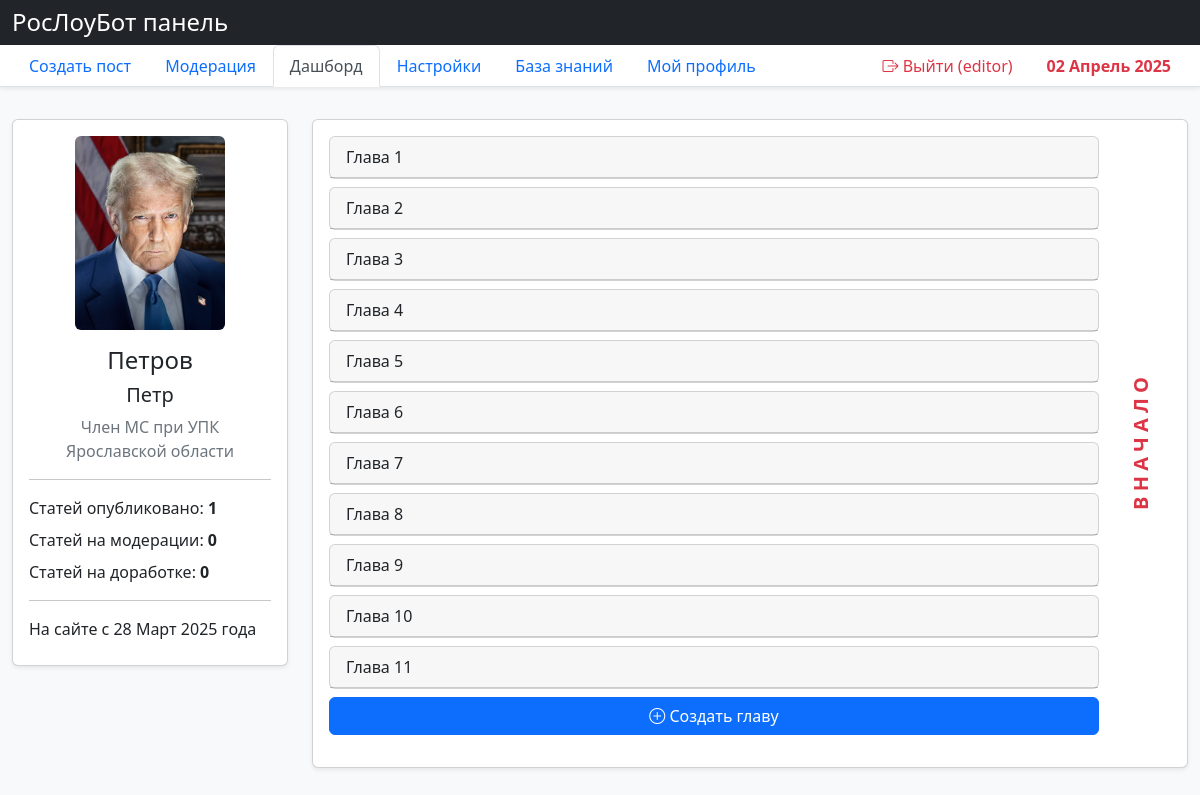
Screenshot of / (signed in) with the database file from the repository.
### accounts/models.py (models this page shows, shortened)
class User(AbstractUser):
    EDITOR = "editor"
    MODERATOR = "moderator"
    ADMIN = "admin"
    SUPERADMIN = "superadmin"
    ROLE_CHOICES = [
        (EDITOR, "Editor"),
        (MODERATOR, "Moderator"),
        (ADMIN, "Admin"),
        (SUPERADMIN, "Super Admin"),
    ]
    role = models.CharField(max_length=20, choices=ROLE_CHOICES, default=EDITOR)
    patronymic = models.CharField(
        max_length=150, blank=True, null=True, verbose_name="Отчество"
    )
    position = models.CharField(
        max_length=255, blank=True, null=True, verbose_name="Должность"
    )
    approved = models.BooleanField(default=False)
    approval_date = models.DateTimeField(blank=True, null=True)
    def get_full_name(self):
        full_name = f"{self.last_name} {self.first_name}"
        if self.patronymic:
            full_name += f" {self.patronymic}"
        return full_name.strip()

### content/models.py (models this page shows, shortened)
class Chapter(models.Model):
    title = models.CharField(max_length=200)
    description = models.TextField(blank=True)
    order = models.IntegerField(default=0)
    class Meta:
        ordering = ["order"]
        verbose_name_plural = "Главы"

### content/views.py (the view)
# urls.py: path("", DashboardView.as_view(), name="dashboard"),
class DashboardView(LoginRequiredMixin, TemplateView):
    template_name = "content/dashboard.html"
    login_url = "accounts:login"
    def get_context_data(self, **kwargs):
        context = super().get_context_data(**kwargs)
        user = self.request.user
        context.update(
            {
                "published_count": QA.objects.filter(
                    created_by=user, status=QA.STATUS_PUBLISHED
                ).count(),
                "in_review_count": QA.objects.filter(
                    created_by=user, status=QA.STATUS_IN_REVIEW
                ).count(),
                "rejected_count": QA.objects.filter(
                    created_by=user, status=QA.STATUS_REJECTED
                ).count(),
                "chapters": Chapter.objects.all().order_by("order"),
            }
        )
        return context

### templates/content/dashboard.html (shortened to what this page needs)
{% extends "base.html" %}
{% load static %}
{% block content %}
<div class="col-md-3">
    <div class="card shadow-sm">
        <div class="card-body text-center">
            <img src="{% static 'img/default_profile.jpg' %}" alt="{{ user.get_full_name }}"
                class="img-fluid rounded mb-3" style="max-width: 150px;">
            <h4>{{ user.last_name }}</h4>
            <h5>{{ user.first_name }}</h5>
            <div class="text-muted">Член МС при УПК Ярославской области</div>
            <hr>
            <div class="text-start mt-3">
                <div class="mb-2">Статей опубликовано: <strong>{{ published_count }}</strong></div>
                <div class="mb-2">Статей на модерации: <strong>{{ in_review_count }}</strong></div>
                <div class="mb-2">Статей на доработке: <strong>{{ rejected_count }}</strong></div>
                <hr>
                <div class="mb-2">На сайте с {{ user.date_joined|date:"d F Y" }} года</div>
            </div>
        </div>
    </div>
</div>
<div class="col-md-9">
    <div class="card shadow-sm">
        <div class="card-body">
            <div class="row">
                <div class="col-md-11">
                    <div class="chapter-container">
                        {% for chapter in chapters %}
                        <div class="card mb-2 {% if chapter.id == active_chapter %}border-primary{% endif %}">
                            <div class="card-header d-flex justify-content-between align-items-center chapter-header"
                                data-id="{{ chapter.id }}">
                                <span>{{ chapter.title }}</span>
                            </div>
                        </div>
                        {% empty %}
                        <div class="alert alert-info">Нет глав в системе</div>
                        {% endfor %}
                        <button class="btn btn-primary mb-3 w-100 add-chapter">
                            <i class="bi bi-plus-circle"></i> Создать главу
                        </button>
                    </div>
                </div>
                <div class="col-md-1 ps-0">
                    <div class="h-100 d-flex align-items-center justify-content-center">
                        <div class="vertical-text text-danger fw-bold">
                            В&nbsp;Н&nbsp;А&nbsp;Ч&nbsp;А&nbsp;Л&nbsp;О
                        </div>
                    </div>
                </div>
            </div>
        </div>
    </div>
</div>
{% endblock %}

### templates/base.html (shortened to what this page needs)
{% load static %}
<!DOCTYPE html>
<html lang="ru">
<head>
    <link href="https://cdn.jsdelivr.net/npm/bootstrap@5.2.3/dist/css/bootstrap.min.css" rel="stylesheet">
    <link rel="stylesheet" href="https://cdn.jsdelivr.net/npm/bootstrap-icons@1.8.1/font/bootstrap-icons.css">
</head>
<body class="bg-light">
    <header class="bg-dark text-white py-2">
        <div class="container-fluid">
            <h4 class="m-0">РосЛоуБот панель</h4>
        </div>
    </header>
    <nav class="bg-white border-bottom shadow-sm">
        <div class="container-fluid">
            <ul class="nav nav-tabs border-0">
                <li class="nav-item">
                    <a class="nav-link" href="#">Создать пост</a>
                </li>
                <li class="nav-item">
                    <a class="nav-link" href="#">Модерация</a>
                </li>
                <li class="nav-item">
                    <a class="nav-link {% if request.resolver_match.url_name == 'dashboard' %}active{% endif %}" href="{% url 'content:dashboard' %}">Дашборд</a>
                </li>
                <li class="nav-item">
                    <a class="nav-link" href="#">Настройки</a>
                </li>
                <li class="nav-item">
                    <a class="nav-link" href="#">База знаний</a>
                </li>
                <li class="nav-item">
                    <a class="nav-link" href="#">Мой профиль</a>
                </li>
                {% if user.is_authenticated %}
                    <li class="nav-item ms-auto">
                        <a class="nav-link text-danger {% if request.resolver_match.url_name == 'logout' %}active{% endif %}" href="{% url 'accounts:logout' %}">
                            <i class="bi bi-box-arrow-right"></i> Выйти ({{ user.username }})
                        </a>
                    </li>
                {% endif %}
                <li class="nav-item {% if not user.is_authenticated %}ms-auto{% endif %}">
                    <div class="nav-link text-danger fw-bold">{% now "d F Y" %}</div>
                </li>
            </ul>
        </div>
    </nav>
    <div class="container-fluid py-4">
        <div class="row">
            {% block content %}{% endblock %}
        </div>
    </div>
</body>
</html>

### templates/base.html (style rules this page uses)
.vertical-text { writing-mode: vertical-lr; transform: rotate(180deg); font-size: 20px; }

### rows the page displays
User: username "editor", last_name "Петров", first_name "Петр", date_joined "28 Март 2025"
Chapter: title "Глава 1"
Chapter: title "Глава 2"
Chapter: title "Глава 3"
Chapter: title "Глава 4"
Chapter: title "Глава 5"
Chapter: title "Глава 6"
Chapter: title "Глава 7"
Chapter: title "Глава 8"
Chapter: title "Глава 9"
Chapter: title "Глава 10"
Chapter: title "Глава 11"

### other values shown
{{ published_count }} "1"
{{ in_review_count }} "0"
{{ rejected_count }} "0"
